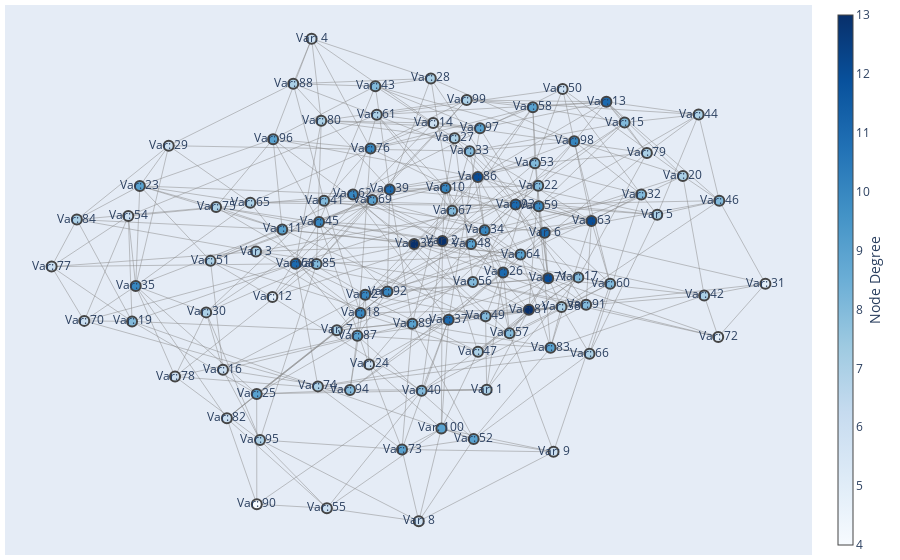

Notebook cell for this chart:
### Code cell
draw_hypergraph(num_vars, clauses, threshold=0)
draw_interactive_hypergraph(num_vars, clauses, threshold=0)

### Figure 1 — Plotly figure (JSON) as saved in the notebook; plotly's stock layout.template omitted (floating-point values rounded to 4 significant figures; data arrays with more than 128 entries replaced by an {"elided": "..."} marker saying what was removed)
{"data": [{"hoverinfo": "none", "line": {"color": "#888", "width": 0.5}, "mode": "lines", "type": "scatter", "x": {"elided": "1230 float values"}, "y": {"elided": "1230 float values"}}, {"hoverinfo": "text", "marker": {"color": [7, 13, 7, 6, 7, 11, 7, 6, 6, 10, 9, 5, 11, 6, 8, 6, 8, 10, 8, 7, 10, 8, 9, 6, 9, 11, 7, 7, 6, 7, 5, 8, 8, 10, 10, 13, 11, 7, 11, 8, 8, 7, 8, 7, 10, 8, 7, 9, 8, 6, 7, 9, 8, 6, 6, 8, 8, 9, 10, 8, 7, 10, 12, 9, 7, 7, 8, 11, 9, 6, 12, 5, 9, 7, 7, 10, 6, 6, 7, 7, 13, 6, 9, 7, 8, 12, 9, 7, 9, 4, 8, 10, 11, 8, 7, 9, 9, 10, 7, 9], "colorbar": {"thickness": 15, "title": {"side": "right", "text": "Node Degree"}, "xanchor": "left"}, "colorscale": [[0, "rgb(247,251,255)"], [0.125, "rgb(222,235,247)"], [0.25, "rgb(198,219,239)"], [0.375, "rgb(158,202,225)"], [0.5, "rgb(107,174,214)"], [0.625, "rgb(66,146,198)"], [0.75, "rgb(33,113,181)"], [0.875, "rgb(8,81,156)"], [1, "rgb(8,48,107)"]], "line": {"width": 2}, "reversescale": false, "size": 10}, "mode": "markers+text", "text": ["Var: 1", "Var: 2", "Var: 3", "Var: 4", "Var: 5", "Var: 6", "Var: 7", "Var: 8", "Var: 9", "Var: 10", "Var: 11", "Var: 12", "Var: 13", "Var: 14", "Var: 15", "Var: 16", "Var: 17", "Var: 18", "Var: 19", "Var: 20", "Var: 21", "Var: 22", "Var: 23", "Var: 24", "Var: 25", "Var: 26", "Var: 27", "Var: 28", "Var: 29", "Var: 30", "Var: 31", "Var: 32", "Var: 33", "Var: 34", "Var: 35", "Var: 36", "Var: 37", "Var: 38", "Var: 39", "Var: 40", "Var: 41", "Var: 42", "Var: 43", "Var: 44", "Var: 45", "Var: 46", "Var: 47", "Var: 48", "Var: 49", "Var: 50", "Var: 51", "Var: 52", "Var: 53", "Var: 54", "Var: 55", "Var: 56", "Var: 57", "Var: 58", "Var: 59", "Var: 60", "Var: 61", "Var: 62", "Var: 63", "Var: 64", "Var: 65", "Var: 66", "Var: 67", "Var: 68", "Var: 69", "Var: 70", "Var: 71", "Var: 72", "Var: 73", "Var: 74", "Var: 75", "Var: 76", "Var: 77", "Var: 78", "Var: 79", "Var: 80", "Var: 81", "Var: 82", "Var: 83", "Var: 84", "Var: 85", "Var: 86", "Var: 87", "Var: 88", "Var: 89", "Var: 90", "Var: 91", "Var: 92", "Var: 93", "Var: 94", "Var: 95", "Var: 96", "Var: 97", "Var: 98", "Var: 99", "Var: 100"], "type": "scatter", "x": [0.1566, 0.05599, -0.3677, -0.2413, 0.5444, 0.2886, -0.1838, 0.002333, 0.3087, 0.06332, -0.3081, -0.3305, 0.4288, 0.03505, 0.4703, -0.4428, 0.365, -0.1303, -0.6494, 0.6026, -0.1195, 0.2739, -0.6317, -0.1107, -0.366, 0.194, 0.08372, 0.02973, -0.566, -0.481, 0.7903, 0.508, 0.118, 0.1521, -0.6411, -0.008219, 0.0701, 0.3267, -0.0637, 0.008765, -0.2129, 0.6511, -0.09636, 0.6384, -0.2243, 0.6855, 0.1369, 0.1212, 0.1543, 0.3293, -0.4711, 0.1271, 0.2663, -0.6579, -0.2065, 0.1254, 0.2087, 0.2615, 0.2749, 0.4374, -0.09311, -0.1473, 0.3949, 0.2336, -0.3806, 0.3905, 0.07819, -0.2777, -0.1035, -0.7581, 0.2964, 0.683, -0.03576, -0.2269, -0.4585, -0.1073, -0.8323, -0.5517, 0.5209, -0.2194, 0.2527, -0.4338, 0.3019, -0.7749, -0.2301, 0.1366, -0.1372, -0.283, -0.01232, -0.3659, 0.3827, -0.069, 0.2225, -0.154, -0.3586, -0.3288, 0.1414, 0.3556, 0.1112, 0.05373], "y": [-0.5024, 0.05988, 0.02021, 0.8254, 0.1593, 0.09145, -0.2778, -1, -0.7374, 0.2608, 0.104, -0.152, 0.5868, 0.5065, 0.5084, -0.4265, -0.07739, -0.2124, -0.2441, 0.3066, -0.1432, 0.269, 0.2687, -0.4067, -0.5182, -0.05889, 0.449, 0.6753, 0.4208, -0.2098, -0.1015, 0.2362, 0.4003, 0.1011, -0.1097, 0.04897, -0.238, -0.1894, 0.2555, -0.5061, 0.2123, -0.1458, 0.6459, 0.5387, 0.1321, 0.2129, -0.3589, 0.04926, -0.2243, 0.6351, -0.0149, -0.6893, 0.354, 0.1549, -0.9507, -0.09506, -0.2892, 0.5661, 0.1916, -0.1013, 0.5382, 0.2364, 0.1359, 0.009152, 0.2051, -0.366, 0.175, -0.02582, 0.2158, -0.2419, -0.08095, -0.3028, -0.7286, -0.4898, 0.1888, 0.4102, -0.03664, -0.4526, 0.3933, 0.515, -0.1998, -0.6106, -0.3438, 0.1412, -0.02651, 0.302, -0.2981, 0.6552, -0.2529, -0.9356, -0.1811, -0.1308, 0.1979, -0.5037, -0.6922, 0.4456, 0.4869, 0.4377, 0.5939, -0.6491]}], "layout": {"annotations": [{"showarrow": false, "text": "", "xref": "paper", "yref": "paper"}], "hovermode": "closest", "margin": {"b": 5, "l": 5, "r": 5, "t": 5}, "showlegend": false, "title": {"font": {"size": 16}}, "xaxis": {"showgrid": false, "showticklabels": false, "zeroline": false}, "yaxis": {"showgrid": false, "showticklabels": false, "zeroline": false}}}
